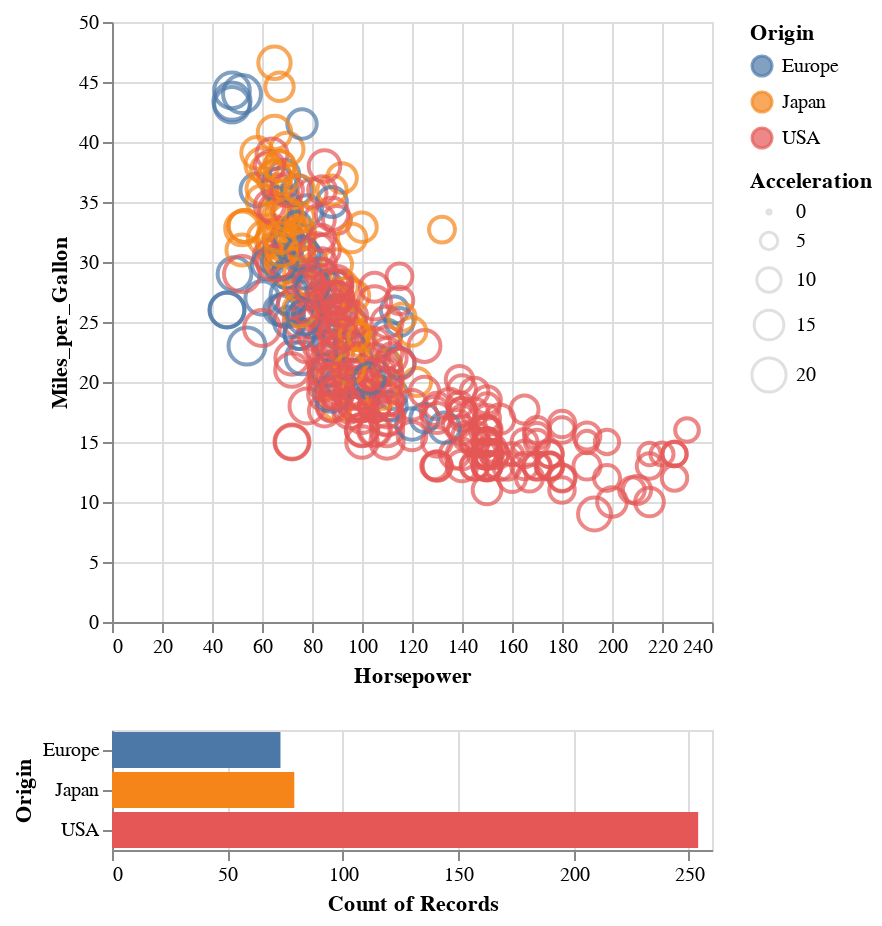

The notebook cell saved with this chart:
### Markdown cell above
We can now plot the `altair` example, which is fully interactive, try dragging in the plot to select cars by their horsepower.

### Code cell
#| label: img:altair-horsepower
points & bars

### Figure 1 — Vega-Lite specification as saved in the notebook (floating-point values rounded to 4 significant figures; data arrays with more than 128 entries replaced by an {"elided": "..."} marker saying what was removed)
{"config": {"view": {"continuousWidth": 300, "continuousHeight": 300}}, "vconcat": [{"mark": {"type": "point"}, "encoding": {"color": {"condition": {"param": "param_1", "field": "Origin", "type": "nominal"}, "value": "lightgray"}, "size": {"field": "Acceleration", "type": "quantitative"}, "x": {"field": "Horsepower", "type": "quantitative"}, "y": {"field": "Miles_per_Gallon", "type": "quantitative"}}, "name": "view_1"}, {"mark": {"type": "bar"}, "encoding": {"color": {"field": "Origin", "type": "nominal"}, "x": {"aggregate": "count", "field": "Origin", "type": "quantitative"}, "y": {"field": "Origin", "type": "nominal"}}, "transform": [{"filter": {"param": "param_1"}}]}], "data": {"name": "data-f02450ab61490a1363517a0190416235"}, "params": [{"name": "param_1", "select": {"type": "interval", "encodings": ["x"]}, "views": ["view_1"]}], "$schema": "https://vega.github.io/schema/vega-lite/v5.16.3.json", "datasets": {"data-f02450ab61490a1363517a0190416235": {"elided": "406 records"}}}
